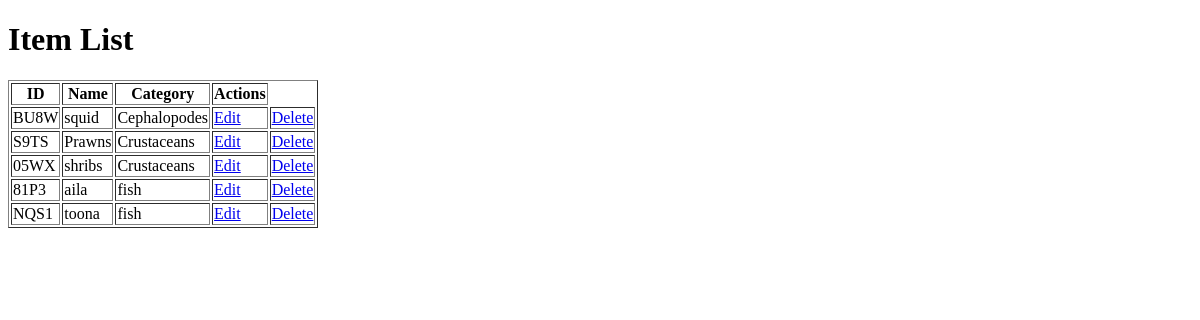
Before: /adminapp/item/list/ with the older database file.
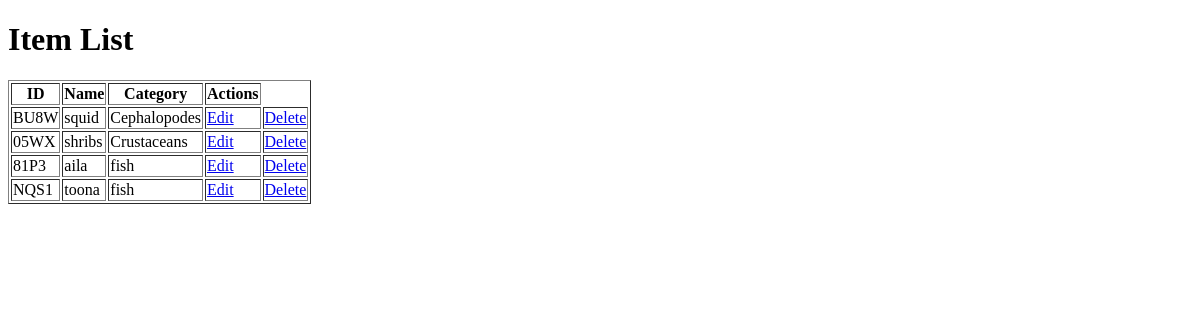
After: the same page with the newer database file.
### adminapp/models.py (models this page shows, shortened)
class BaseModel(models.Model):
    id = models.CharField(
        primary_key=True,
        max_length=4,
        editable=False,
        unique=True,
        default=generate_short_id
    )
    class Meta:
        abstract = True

class Item(BaseModel):
    category = models.ForeignKey(ItemCategory, on_delete=models.CASCADE)
    name = models.CharField(max_length=100)
    code = models.CharField(max_length=50, unique=True)
    is_peeling = models.BooleanField(default=False)
    peeling_method = models.CharField(max_length=100, blank=True)

class ItemCategory(BaseModel):
    name = models.CharField(max_length=100)
    description = models.TextField(blank=True)
    code = models.CharField(null=True,blank=True, unique=True,max_length=100)
    def __str__(self):
        return f"{self.name}"

### adminapp/views.py (the view)
# urls.py: path('item/list/', views.ItemListView.as_view(), name='item_list'),
class ItemListView(ListView):
    model = Item
    template_name = 'adminapp/list/item_list.html'
    context_object_name = 'items'

### adminapp/templates/adminapp/list/item_list.html (shortened to what this page needs)
<!DOCTYPE html>
<html>
<head>
</head>
<body>
    <h1>Item List</h1>
    <table border="1">
        <tr>
            <th>ID</th>
            <th>Name</th>
            <th>Category</th>
            <th>Actions</th>
        </tr>
        {% for obj in object_list %}
        <tr>
            <td>{{ obj.id }}</td>
            <td>{{ obj.name }}</td>
            <td>{{ obj.category }}</td>
            <td><a href="{% url 'adminapp:item_update' obj.id %}">Edit</a></td>
            <td><a href="{% url 'adminapp:item_delete' obj.id %}">Delete</a></td>
        </tr>
        {% endfor %}
    </table>
</body>
</html>

Changed rows visible on the page:
removed Item: id "S9TS", name "Prawns", category "Crustaceans"
